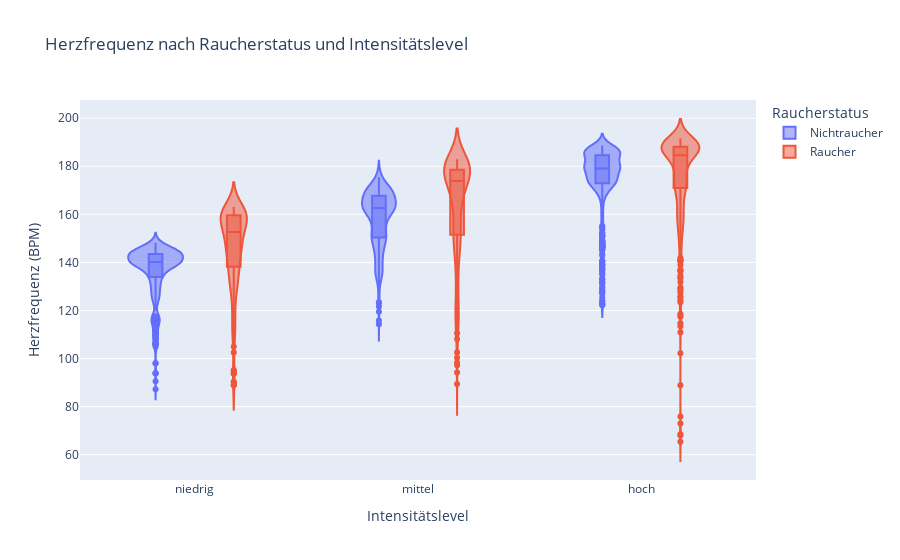
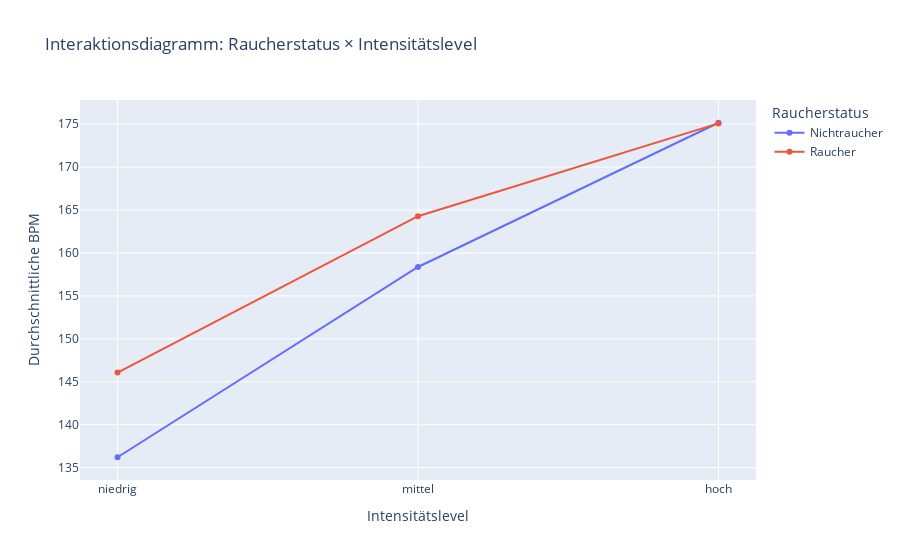

Write notebook code for charts like these, in order.
### Markdown cell above
## Visualisierungen

### Code cell
# Violinplot nach Raucherstatus und Intensitätslevel
fig5 = px.violin(df, x='intensity_label', y='bpm_clean', color='smoker_label',
                 title='Herzfrequenz nach Raucherstatus und Intensitätslevel',
                 labels={'intensity_label': 'Intensitätslevel', 'bpm_clean': 'Herzfrequenz (BPM)', 'smoker_label': 'Raucherstatus'},
                 box=True,
                 category_orders={'intensity_label': ['niedrig', 'mittel', 'hoch']})
fig5.show()

# Interaktionsdiagramm
mean_data_h3 = df.groupby(['smoker_label', 'intensity_label'])['bpm_clean'].mean().reset_index()
fig6 = px.line(mean_data_h3, x='intensity_label', y='bpm_clean', color='smoker_label',
               markers=True,
               title='Interaktionsdiagramm: Raucherstatus × Intensitätslevel',
               labels={'intensity_label': 'Intensitätslevel', 'bpm_clean': 'Durchschnittliche BPM', 'smoker_label': 'Raucherstatus'},
               category_orders={'intensity_label': ['niedrig', 'mittel', 'hoch']})
fig6.show()

### Figure 1 — Plotly figure (JSON) as saved in the notebook; plotly's stock layout.template omitted (floating-point values rounded to 4 significant figures; data arrays with more than 128 entries replaced by an {"elided": "..."} marker saying what was removed)
{"data": [{"alignmentgroup": "True", "box": {"visible": true}, "hovertemplate": "Raucherstatus=Nichtraucher<br>Intensitätslevel=%{x}<br>Herzfrequenz (BPM)=%{y}<extra></extra>", "legendgroup": "Nichtraucher", "marker": {"color": "#636efa"}, "name": "Nichtraucher", "offsetgroup": "Nichtraucher", "orientation": "v", "scalegroup": "True", "showlegend": true, "type": "violin", "x": {"elided": "1969 str values"}, "x0": " ", "xaxis": "x", "y": {"elided": "1969 float values"}, "y0": " ", "yaxis": "y"}, {"alignmentgroup": "True", "box": {"visible": true}, "hovertemplate": "Raucherstatus=Raucher<br>Intensitätslevel=%{x}<br>Herzfrequenz (BPM)=%{y}<extra></extra>", "legendgroup": "Raucher", "marker": {"color": "#EF553B"}, "name": "Raucher", "offsetgroup": "Raucher", "orientation": "v", "scalegroup": "True", "showlegend": true, "type": "violin", "x": {"elided": "1209 str values"}, "x0": " ", "xaxis": "x", "y": {"elided": "1209 float values"}, "y0": " ", "yaxis": "y"}], "layout": {"legend": {"title": {"text": "Raucherstatus"}, "tracegroupgap": 0}, "title": {"text": "Herzfrequenz nach Raucherstatus und Intensitätslevel"}, "violinmode": "group", "xaxis": {"anchor": "y", "categoryarray": ["niedrig", "mittel", "hoch"], "categoryorder": "array", "domain": [0, 1], "title": {"text": "Intensitätslevel"}}, "yaxis": {"anchor": "x", "domain": [0, 1], "title": {"text": "Herzfrequenz (BPM)"}}}}

### Figure 2 — Plotly figure (JSON) as saved in the notebook; plotly's stock layout.template omitted (floating-point values rounded to 4 significant figures)
{"data": [{"hovertemplate": "Raucherstatus=Nichtraucher<br>Intensitätslevel=%{x}<br>Durchschnittliche BPM=%{y}<extra></extra>", "legendgroup": "Nichtraucher", "line": {"color": "#636efa", "dash": "solid"}, "marker": {"symbol": "circle"}, "mode": "lines+markers", "name": "Nichtraucher", "orientation": "v", "showlegend": true, "type": "scatter", "x": ["hoch", "mittel", "niedrig"], "xaxis": "x", "y": [175.2, 158.4, 136.2], "yaxis": "y"}, {"hovertemplate": "Raucherstatus=Raucher<br>Intensitätslevel=%{x}<br>Durchschnittliche BPM=%{y}<extra></extra>", "legendgroup": "Raucher", "line": {"color": "#EF553B", "dash": "solid"}, "marker": {"symbol": "circle"}, "mode": "lines+markers", "name": "Raucher", "orientation": "v", "showlegend": true, "type": "scatter", "x": ["hoch", "mittel", "niedrig"], "xaxis": "x", "y": [175.1, 164.3, 146.1], "yaxis": "y"}], "layout": {"legend": {"title": {"text": "Raucherstatus"}, "tracegroupgap": 0}, "title": {"text": "Interaktionsdiagramm: Raucherstatus × Intensitätslevel"}, "xaxis": {"anchor": "y", "categoryarray": ["niedrig", "mittel", "hoch"], "categoryorder": "array", "domain": [0, 1], "title": {"text": "Intensitätslevel"}}, "yaxis": {"anchor": "x", "domain": [0, 1], "title": {"text": "Durchschnittliche BPM"}}}}
